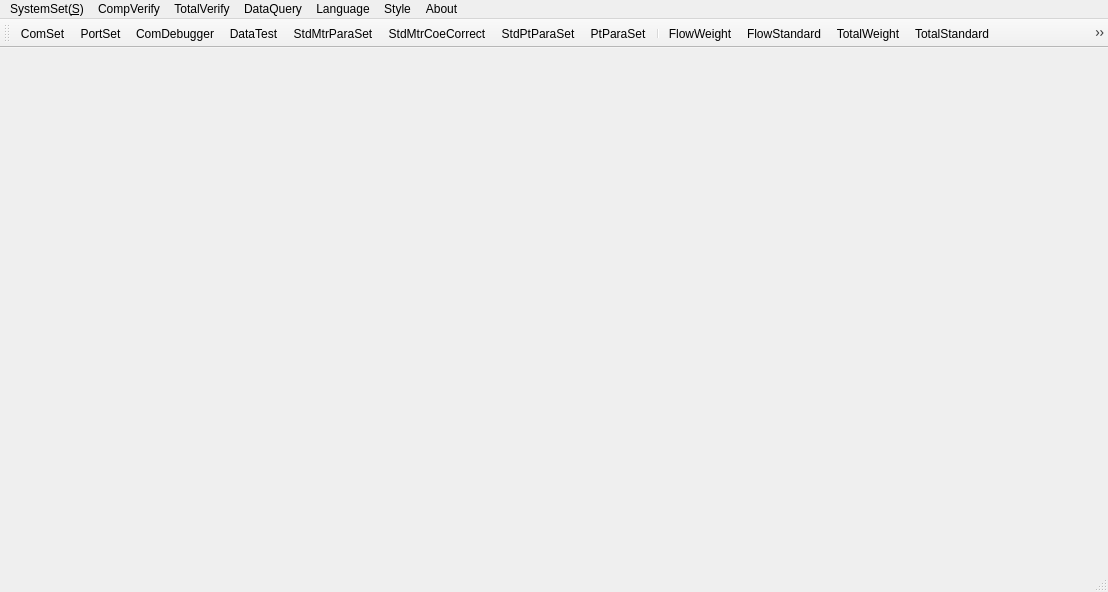
<?xml version="1.0" encoding="UTF-8"?>
<ui version="4.0">
 <class>qMainFormClass</class>
 <widget class="QMainWindow" name="qMainFormClass">
  <property name="geometry">
   <rect>
    <x>0</x>
    <y>0</y>
    <width>1108</width>
    <height>592</height>
   </rect>
  </property>
  <property name="windowTitle">
   <string>Verification</string>
  </property>
  <widget class="QWidget" name="centralWidget">
   <layout class="QGridLayout" name="gridLayout">
    <item row="0" column="0">
     <widget class="QLabel" name="label">
      <property name="styleSheet">
       <string notr="true">border-image: url(:/qtverify/images/adelogo.jpg);</string>
      </property>
      <property name="text">
       <string/>
      </property>
     </widget>
    </item>
   </layout>
  </widget>
  <widget class="QMenuBar" name="menuBar">
   <property name="geometry">
    <rect>
     <x>0</x>
     <y>0</y>
     <width>1108</width>
     <height>26</height>
    </rect>
   </property>
   <widget class="QMenu" name="menuSystemSet">
    <property name="title">
     <string>SystemSet(&amp;S)</string>
    </property>
    <addaction name="actionComSet"/>
    <addaction name="actionPortSet"/>
    <addaction name="actionComDebuger"/>
    <addaction name="actionDataTest"/>
    <addaction name="actionStdMtrParaSet"/>
    <addaction name="actionStdMtrCoeCorrect"/>
    <addaction name="actionStdPtParaSet"/>
    <addaction name="actionPtParaSet"/>
   </widget>
   <widget class="QMenu" name="menu">
    <property name="title">
     <string>CompVerify</string>
    </property>
    <widget class="QMenu" name="menuTemper">
     <property name="title">
      <string>Temper</string>
     </property>
     <property name="icon">
      <iconset resource="../qtverify.qrc">
       <normaloff>:/qtverify/images/temper.png</normaloff>:/qtverify/images/temper.png</iconset>
     </property>
     <addaction name="actionTemperCompare"/>
     <addaction name="actionTemperPara"/>
    </widget>
    <widget class="QMenu" name="menuFlow">
     <property name="title">
      <string>Flow</string>
     </property>
     <property name="icon">
      <iconset resource="../qtverify.qrc">
       <normaloff>:/qtverify/images/flow.png</normaloff>:/qtverify/images/flow.png</iconset>
     </property>
     <addaction name="actionFlowWeight"/>
     <addaction name="actionFlowStandard"/>
    </widget>
    <addaction name="menuFlow"/>
    <addaction name="menuTemper"/>
    <addaction name="actionCalculator"/>
    <addaction name="actionCombine"/>
   </widget>
   <widget class="QMenu" name="menuDataQuery">
    <property name="title">
     <string>DataQuery</string>
    </property>
    <addaction name="actionFlowResult"/>
    <addaction name="actionTotalResult"/>
    <addaction name="actionTemperResult"/>
    <addaction name="actionCalculatorResult"/>
    <addaction name="actionCombineResult"/>
    <addaction name="actionQueryExcel"/>
   </widget>
   <widget class="QMenu" name="menuAbout">
    <property name="title">
     <string>About</string>
    </property>
    <addaction name="actionExit"/>
    <addaction name="actionAbout"/>
   </widget>
   <widget class="QMenu" name="menuStyle">
    <property name="title">
     <string>Style</string>
    </property>
    <addaction name="actionDefault"/>
    <addaction name="actionClassic"/>
    <addaction name="actionFashion"/>
   </widget>
   <widget class="QMenu" name="menuLanguage">
    <property name="title">
     <string>Language</string>
    </property>
    <addaction name="actionChinese"/>
    <addaction name="actionEnglish"/>
   </widget>
   <widget class="QMenu" name="menuComponent">
    <property name="title">
     <string>TotalVerify</string>
    </property>
    <addaction name="actionTotalWeight"/>
    <addaction name="actionTotalStandard"/>
   </widget>
   <addaction name="menuSystemSet"/>
   <addaction name="menu"/>
   <addaction name="menuComponent"/>
   <addaction name="menuDataQuery"/>
   <addaction name="menuLanguage"/>
   <addaction name="menuStyle"/>
   <addaction name="menuAbout"/>
  </widget>
  <widget class="QToolBar" name="mainToolBar">
   <attribute name="toolBarArea">
    <enum>TopToolBarArea</enum>
   </attribute>
   <attribute name="toolBarBreak">
    <bool>false</bool>
   </attribute>
   <addaction name="actionComSet"/>
   <addaction name="actionPortSet"/>
   <addaction name="actionComDebuger"/>
   <addaction name="actionDataTest"/>
   <addaction name="actionStdMtrParaSet"/>
   <addaction name="actionStdMtrCoeCorrect"/>
   <addaction name="actionStdPtParaSet"/>
   <addaction name="actionPtParaSet"/>
   <addaction name="separator"/>
   <addaction name="actionFlowWeight"/>
   <addaction name="actionFlowStandard"/>
   <addaction name="actionTotalWeight"/>
   <addaction name="actionTotalStandard"/>
   <addaction name="actionTemperCompare"/>
   <addaction name="actionTemperPara"/>
   <addaction name="actionCalculator"/>
   <addaction name="actionCombine"/>
   <addaction name="separator"/>
   <addaction name="actionFlowResult"/>
   <addaction name="actionTotalResult"/>
   <addaction name="actionTemperResult"/>
   <addaction name="actionCalculatorResult"/>
   <addaction name="actionCombineResult"/>
   <addaction name="separator"/>
   <addaction name="actionEnglish"/>
   <addaction name="actionChinese"/>
   <addaction name="separator"/>
   <addaction name="actionDefault"/>
   <addaction name="actionClassic"/>
   <addaction name="actionFashion"/>
   <addaction name="separator"/>
   <addaction name="actionExit"/>
   <addaction name="separator"/>
  </widget>
  <widget class="QStatusBar" name="statusBar"/>
  <action name="actionComDebuger">
   <property name="icon">
    <iconset resource="../qtverify.qrc">
     <normaloff>:/qtverify/images/comdebugger.png</normaloff>:/qtverify/images/comdebugger.png</iconset>
   </property>
   <property name="text">
    <string>ComDebugger</string>
   </property>
  </action>
  <action name="actionQueryExcel">
   <property name="icon">
    <iconset resource="../qtverify.qrc">
     <normaloff>:/qtverify/images/queryexcel.png</normaloff>:/qtverify/images/queryexcel.png</iconset>
   </property>
   <property name="text">
    <string>Query Excel</string>
   </property>
  </action>
  <action name="actionMySql">
   <property name="icon">
    <iconset resource="../qtverify.qrc">
     <normaloff>:/qtverify/images/mysql.png</normaloff>:/qtverify/images/mysql.png</iconset>
   </property>
   <property name="text">
    <string>MySql</string>
   </property>
   <property name="visible">
    <bool>true</bool>
   </property>
  </action>
  <action name="actionFlowResult">
   <property name="icon">
    <iconset resource="../qtverify.qrc">
     <normaloff>:/qtverify/images/queryresult.png</normaloff>:/qtverify/images/queryresult.png</iconset>
   </property>
   <property name="text">
    <string>FlowResult</string>
   </property>
  </action>
  <action name="actionFlowWeight">
   <property name="icon">
    <iconset resource="../qtverify.qrc">
     <normaloff>:/qtverify/images/flowweight.png</normaloff>:/qtverify/images/flowweight.png</iconset>
   </property>
   <property name="text">
    <string>FlowWeight</string>
   </property>
   <property name="toolTip">
    <string>FlowWeight</string>
   </property>
  </action>
  <action name="actionTotalWeight">
   <property name="icon">
    <iconset resource="../qtverify.qrc">
     <normaloff>:/qtverify/images/totalweight.png</normaloff>:/qtverify/images/totalweight.png</iconset>
   </property>
   <property name="text">
    <string>TotalWeight</string>
   </property>
   <property name="toolTip">
    <string>TotalWeight</string>
   </property>
  </action>
  <action name="actionFlowStandard">
   <property name="icon">
    <iconset resource="../qtverify.qrc">
     <normaloff>:/qtverify/images/stdcomp.png</normaloff>:/qtverify/images/stdcomp.png</iconset>
   </property>
   <property name="text">
    <string>FlowStandard</string>
   </property>
   <property name="toolTip">
    <string>FlowStandard</string>
   </property>
  </action>
  <action name="actionTotalStandard">
   <property name="icon">
    <iconset resource="../qtverify.qrc">
     <normaloff>:/qtverify/images/stdtotal.png</normaloff>:/qtverify/images/stdtotal.png</iconset>
   </property>
   <property name="text">
    <string>TotalStandard</string>
   </property>
   <property name="toolTip">
    <string>TotalStandard</string>
   </property>
  </action>
  <action name="actionComSet">
   <property name="icon">
    <iconset resource="../qtverify.qrc">
     <normaloff>:/qtverify/images/comset.png</normaloff>:/qtverify/images/comset.png</iconset>
   </property>
   <property name="text">
    <string>ComSet</string>
   </property>
   <property name="visible">
    <bool>true</bool>
   </property>
  </action>
  <action name="actionPortSet">
   <property name="icon">
    <iconset resource="../qtverify.qrc">
     <normaloff>:/qtverify/images/portset.png</normaloff>:/qtverify/images/portset.png</iconset>
   </property>
   <property name="text">
    <string>PortSet</string>
   </property>
  </action>
  <action name="actionMasterSlaveSet">
   <property name="icon">
    <iconset resource="../qtverify.qrc">
     <normaloff>:/qtverify/images/masterslaveset.png</normaloff>:/qtverify/images/masterslaveset.png</iconset>
   </property>
   <property name="text">
    <string>MasterSlaveSet</string>
   </property>
   <property name="toolTip">
    <string>MasterSlaveSet</string>
   </property>
  </action>
  <action name="actionExit">
   <property name="icon">
    <iconset resource="../qtverify.qrc">
     <normaloff>:/qtverify/images/exit.png</normaloff>:/qtverify/images/exit.png</iconset>
   </property>
   <property name="text">
    <string>Exit</string>
   </property>
  </action>
  <action name="actionDataTest">
   <property name="icon">
    <iconset resource="../qtverify.qrc">
     <normaloff>:/qtverify/images/datatest.png</normaloff>:/qtverify/images/datatest.png</iconset>
   </property>
   <property name="text">
    <string>DataTest</string>
   </property>
  </action>
  <action name="actionAbout">
   <property name="icon">
    <iconset resource="../qtverify.qrc">
     <normaloff>:/qtverify/images/about.png</normaloff>:/qtverify/images/about.png</iconset>
   </property>
   <property name="text">
    <string>About</string>
   </property>
  </action>
  <action name="actionDefault">
   <property name="icon">
    <iconset resource="../qtverify.qrc">
     <normaloff>:/qtverify/images/defaultstyle.png</normaloff>:/qtverify/images/defaultstyle.png</iconset>
   </property>
   <property name="text">
    <string>Default</string>
   </property>
  </action>
  <action name="actionClassic">
   <property name="icon">
    <iconset resource="../qtverify.qrc">
     <normaloff>:/qtverify/images/classicstyle.png</normaloff>:/qtverify/images/classicstyle.png</iconset>
   </property>
   <property name="text">
    <string>Classic</string>
   </property>
  </action>
  <action name="actionFashion">
   <property name="icon">
    <iconset resource="../qtverify.qrc">
     <normaloff>:/qtverify/images/fashionstyle.png</normaloff>:/qtverify/images/fashionstyle.png</iconset>
   </property>
   <property name="text">
    <string>Fashion</string>
   </property>
  </action>
  <action name="actionCalculator">
   <property name="icon">
    <iconset resource="../qtverify.qrc">
     <normaloff>:/qtverify/images/calculator.png</normaloff>:/qtverify/images/calculator.png</iconset>
   </property>
   <property name="text">
    <string>Calculator</string>
   </property>
  </action>
  <action name="actionTemperCompare">
   <property name="icon">
    <iconset resource="../qtverify.qrc">
     <normaloff>:/qtverify/images/tempercompare.png</normaloff>:/qtverify/images/tempercompare.png</iconset>
   </property>
   <property name="text">
    <string>TemperCompare</string>
   </property>
   <property name="toolTip">
    <string>TemperCompare</string>
   </property>
  </action>
  <action name="actionTemperPara">
   <property name="icon">
    <iconset resource="../qtverify.qrc">
     <normaloff>:/qtverify/images/temperpara.png</normaloff>:/qtverify/images/temperpara.png</iconset>
   </property>
   <property name="text">
    <string>TemperPara</string>
   </property>
   <property name="toolTip">
    <string>TemperPara</string>
   </property>
  </action>
  <action name="actionCombine">
   <property name="icon">
    <iconset resource="../qtverify.qrc">
     <normaloff>:/qtverify/images/combine.png</normaloff>:/qtverify/images/combine.png</iconset>
   </property>
   <property name="text">
    <string>Combine</string>
   </property>
   <property name="toolTip">
    <string>Combine</string>
   </property>
  </action>
  <action name="actionPressureTight">
   <property name="text">
    <string>Pressure Tight</string>
   </property>
  </action>
  <action name="actionEnglish">
   <property name="icon">
    <iconset resource="../qtverify.qrc">
     <normaloff>:/qtverify/images/english.png</normaloff>:/qtverify/images/english.png</iconset>
   </property>
   <property name="text">
    <string>English</string>
   </property>
  </action>
  <action name="actionChinese">
   <property name="icon">
    <iconset resource="../qtverify.qrc">
     <normaloff>:/qtverify/images/chinese.png</normaloff>:/qtverify/images/chinese.png</iconset>
   </property>
   <property name="text">
    <string>Chinese</string>
   </property>
  </action>
  <action name="actionTemperResult">
   <property name="icon">
    <iconset resource="../qtverify.qrc">
     <normaloff>:/qtverify/images/temperresult.png</normaloff>:/qtverify/images/temperresult.png</iconset>
   </property>
   <property name="text">
    <string>TemperResult</string>
   </property>
  </action>
  <action name="actionCalculatorResult">
   <property name="icon">
    <iconset resource="../qtverify.qrc">
     <normaloff>:/qtverify/images/calculatorresult.png</normaloff>:/qtverify/images/calculatorresult.png</iconset>
   </property>
   <property name="text">
    <string>CalculatorResult</string>
   </property>
   <property name="toolTip">
    <string>CalculatorResult</string>
   </property>
  </action>
  <action name="actionCombineResult">
   <property name="icon">
    <iconset resource="../qtverify.qrc">
     <normaloff>:/qtverify/images/combineresult.png</normaloff>:/qtverify/images/combineresult.png</iconset>
   </property>
   <property name="text">
    <string>CombineResult</string>
   </property>
   <property name="toolTip">
    <string>CombineResult</string>
   </property>
  </action>
  <action name="actionTotalResult">
   <property name="icon">
    <iconset resource="../qtverify.qrc">
     <normaloff>:/qtverify/images/totalresult.png</normaloff>:/qtverify/images/totalresult.png</iconset>
   </property>
   <property name="text">
    <string>TotalResult</string>
   </property>
  </action>
  <action name="actionStdMtrParaSet">
   <property name="icon">
    <iconset resource="../qtverify.qrc">
     <normaloff>:/qtverify/images/stdmeterparaset.png</normaloff>:/qtverify/images/stdmeterparaset.png</iconset>
   </property>
   <property name="text">
    <string>StdMtrParaSet</string>
   </property>
   <property name="toolTip">
    <string>StdMtrParaSet</string>
   </property>
  </action>
  <action name="actionStdMtrCoeCorrect">
   <property name="icon">
    <iconset resource="../qtverify.qrc">
     <normaloff>:/qtverify/images/stdmetercoeset.png</normaloff>:/qtverify/images/stdmetercoeset.png</iconset>
   </property>
   <property name="text">
    <string>StdMtrCoeCorrect</string>
   </property>
   <property name="toolTip">
    <string>StdMtrCoeCorrect</string>
   </property>
  </action>
  <action name="actionStdPtParaSet">
   <property name="icon">
    <iconset resource="../qtverify.qrc">
     <normaloff>:/qtverify/images/stdptparaset.png</normaloff>:/qtverify/images/stdptparaset.png</iconset>
   </property>
   <property name="text">
    <string>StdPtParaSet</string>
   </property>
   <property name="toolTip">
    <string>StdPtParaSet</string>
   </property>
  </action>
  <action name="actionPtParaSet">
   <property name="icon">
    <iconset resource="../qtverify.qrc">
     <normaloff>:/qtverify/images/ptparaset.png</normaloff>:/qtverify/images/ptparaset.png</iconset>
   </property>
   <property name="text">
    <string>PtParaSet</string>
   </property>
   <property name="toolTip">
    <string>PtParaSet</string>
   </property>
  </action>
  <action name="actionPlaVerifyResult">
   <property name="text">
    <string>PlaVerifyResult</string>
   </property>
  </action>
  <action name="actionPlaVerify_Parameter">
   <property name="text">
    <string>PlaVerify-Parameter</string>
   </property>
  </action>
 </widget>
 <layoutdefault spacing="6" margin="11"/>
 <resources>
  <include location="../qtverify.qrc"/>
 </resources>
 <connections/>
</ui>
